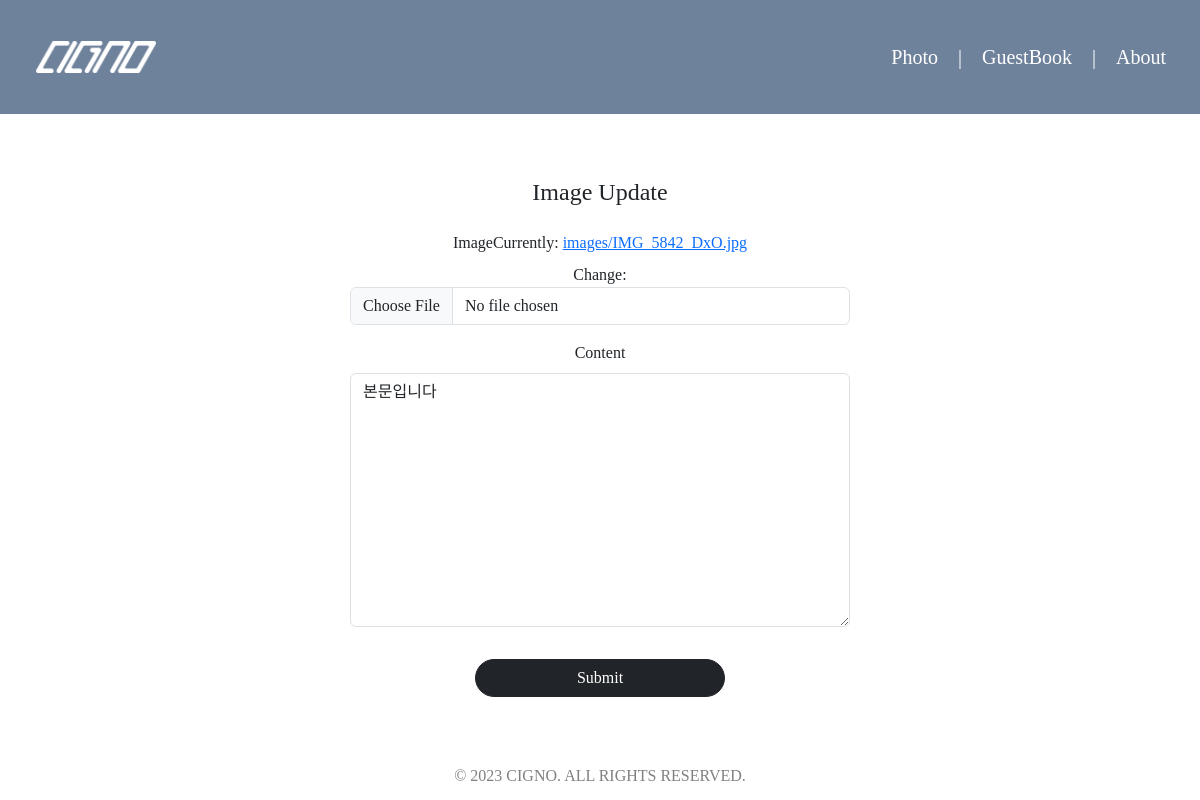
/photos/update/15 (signed in), run on an earlier commit of the app's database.
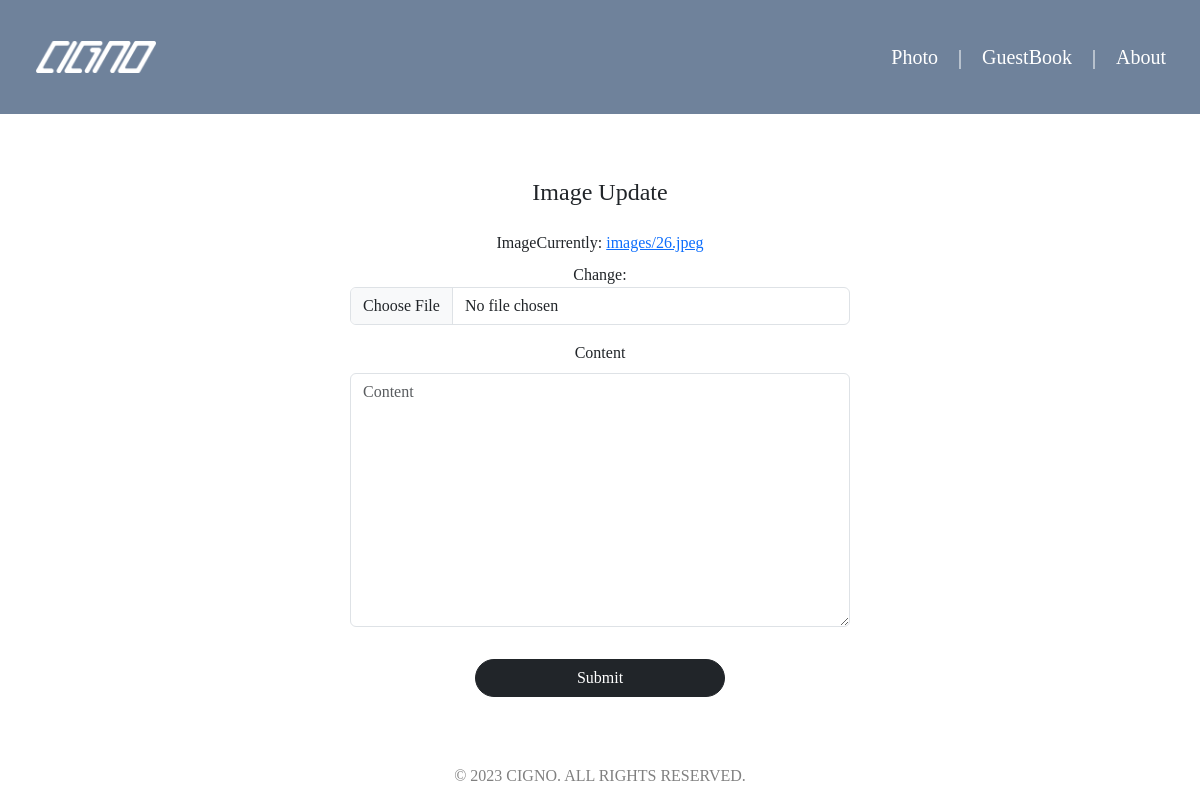
And on a later commit of the database.
### photoapp/models.py (models this page shows)
class Image(models.Model):
    writer = models.ForeignKey(User, on_delete=models.SET_NULL, related_name='image', null=True)
    image = models.ImageField(null=False, upload_to="images/")
    content = models.TextField(null=True)
    created_at = models.DateField(auto_now_add=True, null=True)

### photoapp/views.py (the view, shortened to what this page needs)
# urls.py: path('update/<int:pk>', ImageUpdateView.as_view(template_name = 'photoapp/update.html'), name = 'update'),
@method_decorator(image_ownership_required, 'get')
@method_decorator(image_ownership_required, 'post')
class ImageUpdateView(UpdateView):
    model = Image
    context_object_name = 'target_image'
    form_class = ImageCreationForm
    template_name = 'photoapp/update.html'

### photoapp/forms.py (shortened to what this page needs)
class ImageCreationForm(ModelForm):
    class Meta:
        model = Image
        fields = ['image', 'content']

### photoapp/templates/photoapp/update.html (shortened to what this page needs)
{% extends 'base.html' %}
{% load bootstrap4 %}
{% block content %}
    <div style="text-align: center; max-width: 500px; margin: 4rem auto">
        <div class="mb-4">
            <h4>Image Update</h4>
        </div>
        <form action="{% url 'photoapp:create' %}" method = 'post' enctype='multipart/form-data'>
            {% bootstrap_form form %}
            <input type="submit" class="btn btn-dark rounded-pill col-6 mt-3">
        </form>
    </div>
{% endblock %}

### templates/base.html (shortened to what this page needs)
<html>
    {% include 'head.html' %}
<body>
    {% include 'header.html' %}
    {% block content %}
    {% endblock content %}
    {% include 'footer.html' %}
</body>
</html>

### templates/head.html (shortened to what this page needs)
{% load static %}
<head>
    <link rel="stylesheet" href="{% static "header.css" %}">
    <link href="https://cdn.jsdelivr.net/npm/bootstrap@5.3.0-alpha1/dist/css/bootstrap.min.css" rel="stylesheet">
</head>

### templates/header.html (shortened to what this page needs)
{% load static %}
<body>
    <nav class="navbar">
        <div class="navbar-logo">
            <a href="{% url 'main:intro' %}">
                <img src="{% static 'logo_white.png' %}" alt="logo" />
            </a>
        </div>
        <div class="navbar-menu">
            <a href="{% url 'photoapp:list'%}"<span>Photo</span></a>
            <a href="">|</a>
            <a href="{% url 'guestbook:guestbook'%}"<span>GuestBook</span></a>
            <a href="">|</a>
            <a href="{% url 'main:about'%}"<span>About</span></a>
        </div>
    </nav>
</body>

### templates/footer.html (shortened to what this page needs)
<div class='footer'>
    © 2023 CIGNO. ALL RIGHTS RESERVED.
</div>

### static/header.css (style rules this page uses)
* { font-family: "Pretendard"; margin: 0; padding: 0; }
.navbar { width: 100%; display: flex; flex-direction: row; background-color: #6f829b; padding: 30px 30px; }
.navbar-logo { width: 10%; }
.navbar-logo a img { width: 100%; margin: 15% 30%; }
.navbar-menu { display: flex; justify-content: space-around; margin: 2%; }
.navbar-menu a { font-weight: lighter; font-size: 2.5vh; text-decoration: none; color: white; padding: 10px; }

### templates/footer.html (style rules this page uses)
.footer { height: 30px; margin:7px; display:flex; justify-content: center; text-align:center; align-items:center; color: gray; }

What changed in the data, as far as the page shows it:
changed Image: content "본문입니다" → (not shown)
Also different on the page:
text no longer shown: "Image Currently: images/IMG_5842_DxO.jpg Change: Content"
text now shown: "Image Currently: images/26.jpeg Change: Content"
